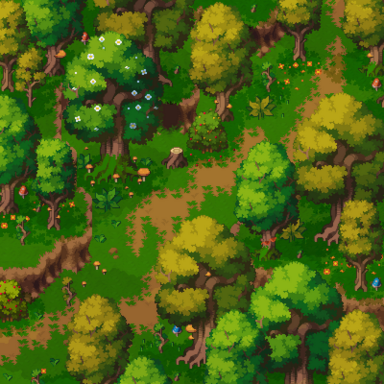

This is a level from a 2D game, rendered from its Tiled map with the project's own tilesets. A one-line summary and the complete map file follow:
An orthogonal 12x12 tile map with 32x32 px tiles, 3 tile layers (three, sol, collisions).

<map version="1.10" tiledversion="1.11.2" orientation="orthogonal" renderorder="right-down" width="12" height="12" tilewidth="32" tileheight="32" infinite="0" nextlayerid="4" nextobjectid="1">
 <tileset firstgid="1" source="tilesets/images/map_du_jeu_v2.tsx" />
 <layer id="1" name="three" width="12" height="12">
  <data encoding="csv">
1,2,3,4,5,6,7,0,0,10,0,12,
13,14,0,16,17,0,19,20,0,0,0,24,
25,0,27,28,29,0,31,32,0,0,0,0,
37,0,39,40,41,0,0,0,0,0,47,0,
49,50,0,52,0,0,0,0,0,58,59,60,
61,62,0,0,0,0,0,0,69,70,71,72,
0,0,0,0,0,0,0,0,81,0,83,84,
0,0,0,0,0,0,91,0,0,0,95,96,
0,0,0,0,0,102,103,104,0,0,0,0,
0,0,0,0,0,114,115,116,117,118,0,0,
0,0,123,124,0,0,127,128,129,130,131,132,
0,0,135,136,137,0,139,140,141,142,143,144
</data>
 </layer>
 <layer id="2" name="sol" width="12" height="12">
  <data encoding="csv">
0,0,0,0,0,0,0,8,9,0,11,0,
0,0,15,0,0,18,0,0,0,22,23,0,
0,0,0,0,0,30,0,0,33,34,35,36,
0,0,0,0,0,0,43,44,45,46,0,48,
0,0,51,0,53,54,55,56,57,0,0,0,
0,0,63,64,65,66,67,68,0,0,0,0,
73,74,0,76,77,78,79,80,0,82,0,0,
85,86,0,88,89,90,0,92,93,94,0,0,
0,0,99,100,101,0,0,0,105,106,107,108,
109,110,111,112,113,0,0,0,0,0,119,120,
121,122,0,0,125,126,0,0,0,0,0,0,
133,134,0,0,0,138,0,0,0,0,0,0
</data>
 </layer>
 <layer id="3" name="collisions" width="12" height="12">
  <data encoding="csv">
0,0,0,0,0,0,0,0,0,0,0,0,
0,0,0,0,0,0,0,0,21,0,0,0,
0,26,0,0,0,0,0,0,0,0,0,0,
0,38,0,0,0,42,0,0,0,0,0,0,
0,0,0,0,0,0,0,0,0,0,0,0,
0,0,0,0,0,0,0,0,0,0,0,0,
0,0,75,0,0,0,0,0,0,0,0,0,
0,0,87,0,0,0,0,0,0,0,0,0,
97,98,0,0,0,0,0,0,0,0,0,0,
0,0,0,0,0,0,0,0,0,0,0,0,
0,0,0,0,0,0,0,0,0,0,0,0,
0,0,0,0,0,0,0,0,0,0,0,0
</data>
 </layer>
</map>